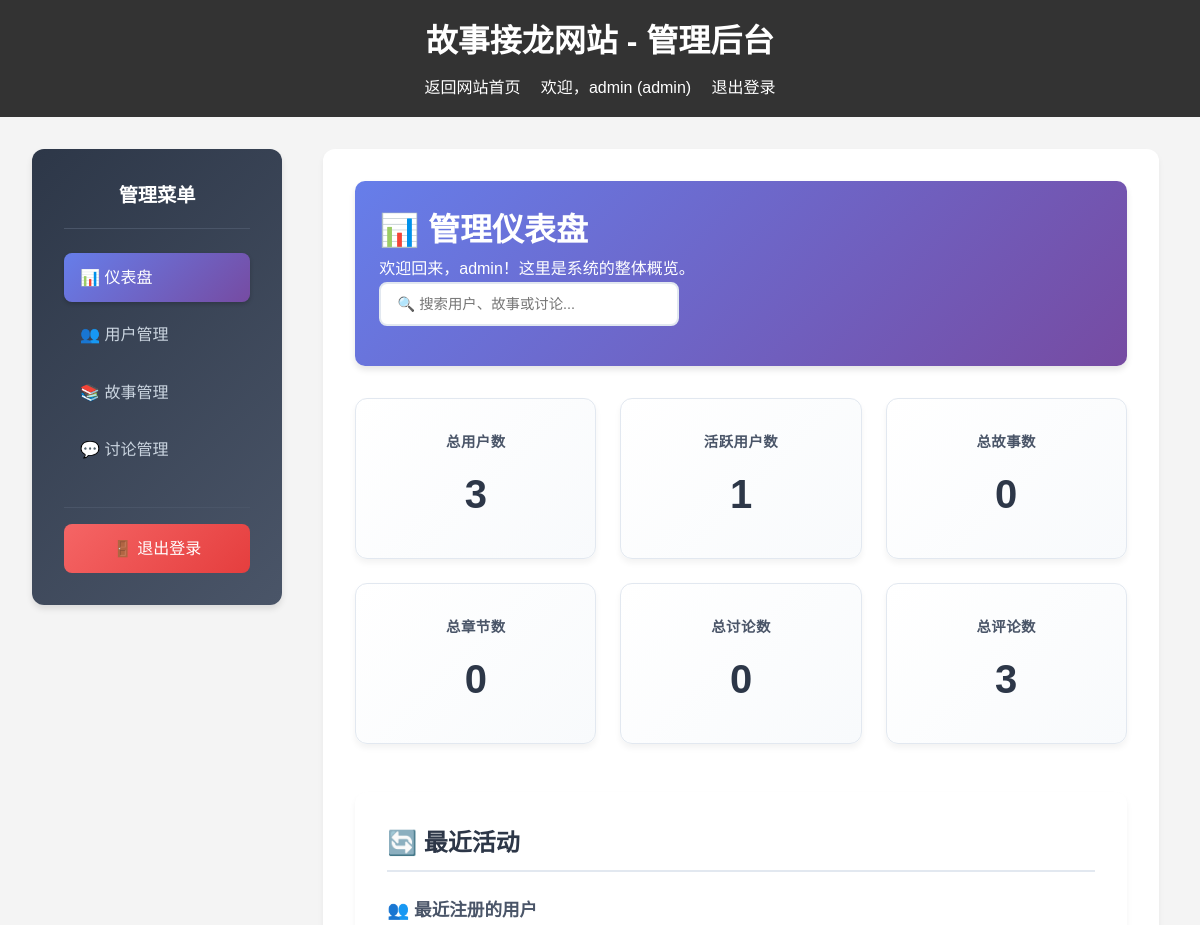
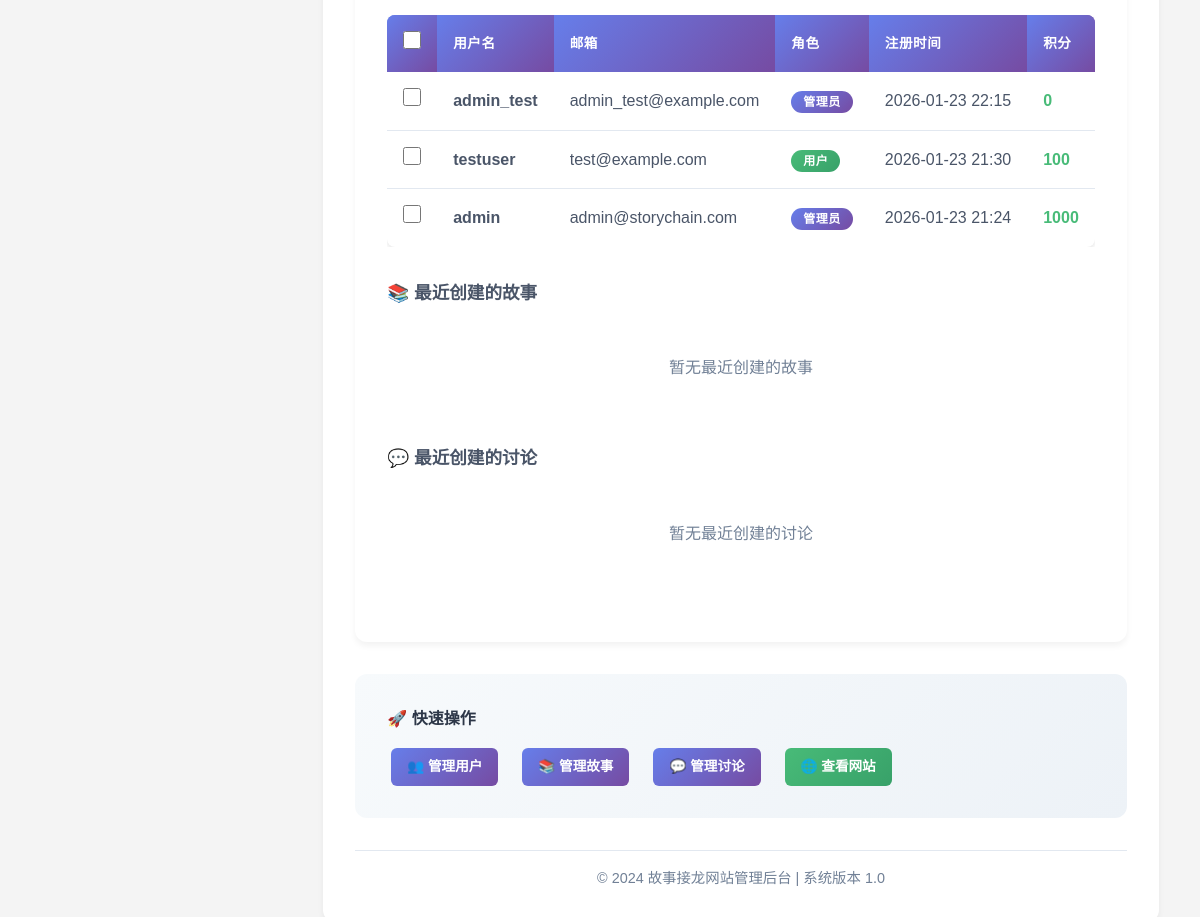
The page /admin (signed in) on the database its author committed (2 pictures, top to bottom).
### database.py (models this page shows)
class UserDB(Base):
    __tablename__ = "users"
    id = Column(Integer, primary_key=True, index=True)
    username = Column(String(50), unique=True, index=True, nullable=False)
    email = Column(String(100), unique=True, index=True, nullable=False)
    password_hash = Column(String(255), nullable=False)
    role = Column(String(20), default="user")
    registered_at = Column(DateTime, default=datetime.now)
    active_count = Column(Integer, default=0)
    points = Column(Integer, default=0)
    credit = Column(Float, default=100.0)
    stories = relationship("StoryDB", back_populates="author")
    chapters = relationship("StoryChapterDB", back_populates="author")
    chapter_comments = relationship("ChapterCommentDB", back_populates="author")
    discussions = relationship("DiscussionDB", back_populates="author")
    discussion_comments = relationship("DiscussionCommentDB", back_populates="author")

### routers/admin.py (the view)
@router.get("/admin", response_class=HTMLResponse)
async def admin_dashboard(
    request: Request,
    db: Session = Depends(get_db),
    current_user: UserDB = Depends(require_admin)
):
    if not current_user:
        return RedirectResponse(url="/login", status_code=303)
    stats = get_statistics(db)
    return templates.TemplateResponse(
        "admin_index.html",
        {
            "request": request,
            "current_user": current_user,
            "stats": stats
        }
    )

### templates/admin_index.html (shortened to what this page needs)
{% extends "admin_base.html" %}
{% block content %}
    <div class="admin-header">
        <h2>📊 管理仪表盘</h2>
        <p>欢迎回来，{{ current_user.username }}！这里是系统的整体概览。</p>
    </div>
    <div class="admin-stats">
        <div class="stat-card">
            <h4>总用户数</h4>
            <div class="stat-number">{{ stats.total_users }}</div>
        </div>
        <div class="stat-card">
            <h4>活跃用户数</h4>
            <div class="stat-number">{{ stats.active_users }}</div>
        </div>
        <div class="stat-card">
            <h4>总故事数</h4>
            <div class="stat-number">{{ stats.total_stories }}</div>
        </div>
        <div class="stat-card">
            <h4>总章节数</h4>
            <div class="stat-number">{{ stats.total_chapters }}</div>
        </div>
        <div class="stat-card">
            <h4>总讨论数</h4>
            <div class="stat-number">{{ stats.total_discussions }}</div>
        </div>
        <div class="stat-card">
            <h4>总评论数</h4>
            <div class="stat-number">{{ stats.total_comments }}</div>
        </div>
    </div>
    <div class="recent-activity">
        <h3>🔄 最近活动</h3>
        <div class="activity-section">
            <h4>👥 最近注册的用户</h4>
            {% if stats.recent_users %}
                <table class="admin-table">
                    <thead>
                        <tr>
                            <th>用户名</th>
                            <th>邮箱</th>
                            <th>角色</th>
                            <th>注册时间</th>
                            <th>积分</th>
                        </tr>
                    </thead>
                    <tbody>
                        {% for user in stats.recent_users %}
                        <tr>
                            <td>
                                <strong>{{ user.username }}</strong>
                            </td>
                            <td>{{ user.email }}</td>
                            <td>
                                <span class="role-badge role-{{ user.role }}">
                                    {{ "管理员" if user.role == "admin" else "用户" }}
                                </span>
                            </td>
                            <td>{{ user.registered_at.strftime('%Y-%m-%d %H:%M') }}</td>
                            <td>
                                <span style="color: #48bb78; font-weight: 600;">{{ user.points }}</span>
                            </td>
                        </tr>
                        {% endfor %}
                    </tbody>
                </table>
            {% else %}
                <div style="text-align: center; padding: 2rem; color: #718096;">
                    <p>暂无最近注册的用户</p>
                </div>
            {% endif %}
        </div>
        <div class="activity-section">
            <h4>📚 最近创建的故事</h4>
            {% if stats.recent_stories %}
                <table class="admin-table">
                    <thead>
                        <tr>
                            <th>标题</th>
                            <th>作者</th>
                            <th>创建时间</th>
                            <th>操作</th>
                        </tr>
                    </thead>
                    <tbody>
                        {% for story in stats.recent_stories %}
                        <tr>
                            <td>
                                <a href="/stories/{{ story.id }}" target="_blank" style="color: #667eea; font-weight: 600;">
                                    {{ story.title }}
                                </a>
                            </td>
                            <td>{{ story.author.username }}</td>
                            <td>{{ story.created_at.strftime('%Y-%m-%d %H:%M') }}</td>
                            <td>
                                <a href="/stories/{{ story.id }}" target="_blank" class="btn-admin btn-admin-primary">
                                    查看
                                </a>
                            </td>
                        </tr>
                        {% endfor %}
                    </tbody>
                </table>
            {% else %}
                <div style="text-align: center; padding: 2rem; color: #718096;">
                    <p>暂无最近创建的故事</p>
                </div>
            {% endif %}
        </div>
        <div class="activity-section">
            <h4>💬 最近创建的讨论</h4>
            {% if stats.recent_discussions %}
                <table class="admin-table">
                    <thead>
                        <tr>
                            <th>标题</th>
                            <th>作者</th>
                            <th>创建时间</th>
                            <th>操作</th>
                        </tr>
                    </thead>
                    <tbody>
                        {% for discussion in stats.recent_discussions %}
                        <tr>
                            <td>
                                <a href="/discussions/{{ discussion.id }}" target="_blank" style="color: #667eea; font-weight: 600;">
                                    {{ discussion.title }}
                                </a>
                            </td>
                            <td>{{ discussion.author_name }}</td>
                            <td>{{ discussion.created_at.strftime('%Y-%m-%d %H:%M') }}</td>
                            <td>
                                <a href="/discussions/{{ discussion.id }}" target="_blank" class="btn-admin btn-admin-primary">
                                    查看
                                </a>
                            </td>
                        </tr>
                        {% endfor %}
                    </tbody>
                </table>
            {% else %}
                <div style="text-align: center; padding: 2rem; color: #718096;">
                    <p>暂无最近创建的讨论</p>
                </div>
            {% endif %}
        </div>
    </div>
    <div style="background: linear-gradient(135deg, #f7fafc 0%, #edf2f7 100%); padding: 2rem; border-radius: 12px; margin-top: 2rem;">
        <h4 style="color: #2d3748; margin-bottom: 1rem;">🚀 快速操作</h4>
        <div style="display: flex; gap: 1rem; flex-wrap: wrap;">
            <a href="/admin/users" class="btn-admin btn-admin-primary">👥 管理用户</a>
            <a href="/admin/stories" class="btn-admin btn-admin-primary">📚 管理故事</a>
            <a href="/admin/discussions" class="btn-admin btn-admin-primary">💬 管理讨论</a>
            <a href="/" target="_blank" class="btn-admin btn-admin-success">🌐 查看网站</a>
        </div>
    </div>
{% endblock %}

### templates/admin_base.html (shortened to what this page needs)
<!DOCTYPE html>
<html lang="zh-CN">
<head>
    <link rel="stylesheet" href="{{ url_for('static', path='/css/styles.css') }}">
</head>
<body>
    <header>
        <h1>故事接龙网站 - 管理后台</h1>
        <nav>
            <a href="/">返回网站首页</a>
            {% if current_user %}
                <span>欢迎，{{ current_user.username }} ({{ current_user.role }})</span>
                <a href="/logout">退出登录</a>
            {% endif %}
        </nav>
    </header>
    <div class="admin-container">
        <aside class="admin-sidebar">
            <h3>管理菜单</h3>
            <ul>
                <li><a href="/admin" class="{% if request.url.path == '/admin' %}active{% endif %}">📊 仪表盘</a></li>
                <li><a href="/admin/users" class="{% if request.url.path == '/admin/users' %}active{% endif %}">👥 用户管理</a></li>
                <li><a href="/admin/stories" class="{% if request.url.path == '/admin/stories' %}active{% endif %}">📚 故事管理</a></li>
                <li><a href="/admin/discussions" class="{% if request.url.path == '/admin/discussions' %}active{% endif %}">💬 讨论管理</a></li>
            </ul>
            <div class="admin-logout">
                <a href="/logout">🚪 退出登录</a>
            </div>
        </aside>
        <main class="admin-main">
            {% block content %}{% endblock %}
            <div class="admin-footer">
                <p>&copy; 2024 故事接龙网站管理后台 | 系统版本 1.0</p>
            </div>
        </main>
    </div>
</body>
</html>

### static/css/styles.css (style rules this page uses)
* { margin: 0; padding: 0; box-sizing: border-box; }
body { font-family: Arial, sans-serif; line-height: 1.6; color: #333; background-color: #f4f4f4; }
header { background-color: #333; color: #fff; padding: 1rem; text-align: center; }
header h1 { margin-bottom: 0.5rem; }
nav a { color: #fff; text-decoration: none; margin: 0 1rem; }
main { max-width: 1200px; margin: 0 auto; padding: 2rem; }
.admin-header { background: linear-gradient(135deg, #667eea 0%, #764ba2 100%); color: white; padding: 1.5rem; margin-bottom: 2rem; border-radius: 10px; box-shadow: 0 4px 6px rgba(0, 0, 0, 0.1); }
.admin-header h2 { margin: 0; font-size: 2rem; font-weight: 600; }
.admin-stats { display: grid; grid-template-columns: repeat(auto-fit, minmax(200px, 1fr)); gap: 1.5rem; margin-bottom: 3rem; }
.stat-card { background: linear-gradient(135deg, #fff 0%, #f8fafc 100%); padding: 2rem; border-radius: 12px; box-shadow: 0 4px 6px rgba(0, 0, 0, 0.05); text-align: center; transition: transform 0.3s ease, box-shadow 0.3s ease; border: 1px solid #e2e8f0; }
.stat-card h4 { color: #4a5568; font-size: 0.9rem; font-weight: 600; text-transform: uppercase; letter-spacing: 0.5px; margin-bottom: 0.5rem; }
.stat-number { font-size: 2.5rem; font-weight: 700; color: #2d3748; margin: 0; }
.admin-table { width: 100%; background-color: white; border-radius: 8px; overflow: hidden; box-shadow: 0 2px 4px rgba(0, 0, 0, 0.1); border-collapse: separate; border-spacing: 0; }
.admin-table th { background: linear-gradient(135deg, #667eea 0%, #764ba2 100%); color: white; padding: 1rem; text-align: left; font-weight: 600; text-transform: uppercase; font-size: 0.85rem; letter-spacing: 0.5px; }
.admin-table td { padding: 1rem; border-bottom: 1px solid #e2e8f0; color: #4a5568; }
.admin-table tr:last-child td { border-bottom: none; }
.btn-admin { padding: 0.5rem 1rem; border: none; border-radius: 6px; font-size: 0.85rem; font-weight: 600; cursor: pointer; transition: all 0.3s ease; text-decoration: none; display: inline-block; margin: 0 0.25rem; }
.btn-admin-primary { background: linear-gradient(135deg, #667eea 0%, #764ba2 100%); color: white; }
.btn-admin-success { background: linear-gradient(135deg, #48bb78 0%, #38a169 100%); color: white; }
.recent-activity { background-color: white; padding: 2rem; border-radius: 12px; box-shadow: 0 4px 6px rgba(0, 0, 0, 0.05); margin-bottom: 2rem; }
.recent-activity h3 { color: #2d3748; margin-bottom: 1.5rem; font-size: 1.5rem; font-weight: 600; border-bottom: 2px solid #e2e8f0; padding-bottom: 0.5rem; }
.activity-section { margin-bottom: 2rem; }
.activity-section h4 { color: #4a5568; margin-bottom: 1rem; font-size: 1.1rem; font-weight: 600; }
.role-badge { padding: 0.25rem 0.75rem; border-radius: 20px; font-size: 0.75rem; font-weight: 600; text-transform: uppercase; letter-spacing: 0.5px; }
.role-admin { background: linear-gradient(135deg, #667eea 0%, #764ba2 100%); color: white; }
.role-user { background: linear-gradient(135deg, #48bb78 0%, #38a169 100%); color: white; }

### templates/admin_base.html (style rules this page uses)
.admin-container { display: grid; grid-template-columns: 250px 1fr; gap: 2rem; max-width: 1200px; margin: 0 auto; padding: 2rem; }
.admin-sidebar { background: linear-gradient(135deg, #2d3748 0%, #4a5568 100%); padding: 2rem; border-radius: 12px; box-shadow: 0 4px 6px rgba(0, 0, 0, 0.1); height: fit-content; color: white; }
.admin-sidebar h3 { margin-bottom: 1.5rem; color: white; font-size: 1.2rem; font-weight: 600; text-align: center; padding-bottom: 1rem; border-bottom: 1px solid #4a5568; }
.admin-sidebar ul { list-style: none; padding: 0; margin: 0; }
.admin-sidebar li { margin-bottom: 0.5rem; }
.admin-sidebar a { color: #cbd5e0; text-decoration: none; padding: 0.75rem 1rem; border-radius: 8px; display: block; transition: all 0.3s ease; font-weight: 500; }
.admin-sidebar a.active { background: linear-gradient(135deg, #667eea 0%, #764ba2 100%); color: white; box-shadow: 0 2px 4px rgba(0, 0, 0, 0.2); }
.admin-main { background-color: white; padding: 2rem; border-radius: 12px; box-shadow: 0 4px 6px rgba(0, 0, 0, 0.05); }
.admin-footer { margin-top: 2rem; padding-top: 1rem; border-top: 1px solid #e2e8f0; text-align: center; color: #718096; font-size: 0.9rem; }
.admin-logout { margin-top: 2rem; padding-top: 1rem; border-top: 1px solid #4a5568; }
.admin-logout a { background: linear-gradient(135deg, #f56565 0%, #e53e3e 100%); color: white; text-align: center; }

### rows shown on the page
UserDB: username "admin", role "admin", email "admin@storychain.com", role "管理员", registered_at "2026-01-23 21:24", points "1000"
UserDB: username "admin_test", email "admin_test@example.com", role "管理员", registered_at "2026-01-23 22:15", points "0"
UserDB: username "testuser", email "test@example.com", role "用户", registered_at "2026-01-23 21:30", points "100"

### other values the page prints
{{ stats.total_users }} "3"
{{ stats.active_users }} "1"
{{ stats.total_stories }} "0"
{{ stats.total_chapters }} "0"
{{ stats.total_discussions }} "0"
{{ stats.total_comments }} "3"
